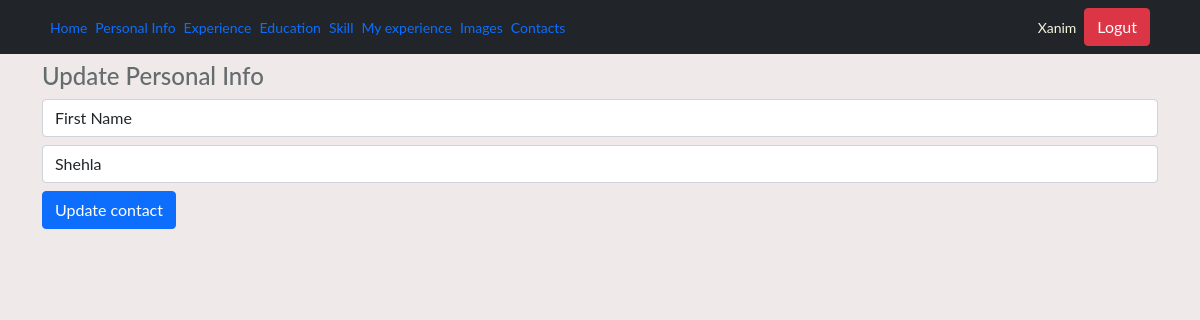
The app's page /updatepersinfo/1 (signed in) with its own data.
### models.py (models this page shows)
class User(db.Model, UserMixin):
    id=db.Column(db.Integer,primary_key=True)
    username=db.Column(db.String(20),unique=True)
    email=db.Column(db.String(50),unique=True)
    password=db.Column(db.String(80))

class Persoinfo(db.Model):
    id=db.Column(db.Integer,primary_key=True)
    pers_info_title=db.Column(db.String(50))
    pers_info_content=db.Column(db.String(50))

### controllers/admin/persinfo.py (the view, shortened to what this page needs)
@app.route('/updatepersinfo/<int:id>', methods=["GET", "POST"])
def update_persinfo(id):
    from run import db
    from models import Persoinfo
    persoinfoupdate=Persoinfo.query.get_or_404(id)
    return render_template ("/admin/updatepersinfo.html", persoinfoupdate=persoinfoupdate)

### controllers/admin/main.py (called while the page is built)
@app.before_request
def before_request():
    g.user = current_user

### run.py (called while the page is built)
@login_manager.user_loader
def load_user(user_id):
    from models import User
    return User.query.get(user_id)

### templates/admin/updatepersinfo.html
{% extends 'admin/dashboard.html' %} {% block content %}
<div class="container">
  <h4 class="my-2">Update Personal Info</h4>
  <form action="/updatepersinfo/{{persoinfoupdate.id}}" method="POST">
    <input
      type="text"
      class="form-control my-2"
      name="pers_info_title"
      placeholder="Title"
      value="{{persoinfoupdate.pers_info_title}}"
    />
    <input
      type="text"
      class="form-control my-2"
      name="pers_info_content"
      placeholder="Title icon "
      value="{{persoinfoupdate.pers_info_content}}"
    />
    <input type="submit" class="btn btn-primary" value="Update contact" />
  </form>
</div>
{% endblock %}

### templates/admin/dashboard.html (shortened to what this page needs)
<!DOCTYPE html>
<html lang="en">
  <head>
    <link
      href="{{ url_for('static', filename='bootstrap.min.css') }}"
      rel="stylesheet"
    />
    <link rel="stylesheet" href="/static/admin/css/style.css" />
  </head>
  <body>
    <nav class="navbar m-0 p-0 bg-dark">
      <div class="container">
        <ul class="navbar-nav d-flex flex-row p-2">
          <li class="nav-item ml-3">
            <a class="nav-link active" aria-current="page" href="/admin/home"
              >Home</a
            >
          </li>
          <li class="nav-item mx-2">
            <a class="nav-link" href="/admin/persinfo">Personal Info</a>
          </li>
          <li class="nav-item">
            <a class="nav-link" href="/admin/experience">Experience</a>
          </li>
          <li class="nav-item mx-2">
            <a class="nav-link" href="/admin/education">Education</a>
          </li>
          <li class="nav-item">
            <a class="nav-link" href="/admin/skill">Skill</a>
          </li>
          <li class="nav-item mx-2">
            <a class="nav-link" href="/admin/myexperience">My experience</a>
          </li>
          <li class="nav-item">
            <a class="nav-link" href="/admin/images">Images</a>
          </li>
          <li class="nav-item mx-2">
            <a class="nav-link" href="/admin/socialprof">Contacts</a>
          </li>
        </ul>
        <div class="d-flex align-items-center">
          <div style="color: beige">{{ current_user.username }}</div>
          <button
            class="btn btn-danger m-2"
            onclick="window.location.href = '/logout'"
          >
            Logut
          </button>
        </div>
      </div>
    </nav>
    {% block content %} {% endblock %}
  </body>
</html>

### static/app/css/style.css (style rules this page uses)
body { font-family: Lato, serif, Calibri, Arial; font-size: 14px; background-color: #efe9e9; color: #656c6d; font-weight: 400; margin: 0; padding: 0; box-sizing: border-box; }

### records on screen
User: username "Xanim"
Persoinfo: pers_info_title "First Name", pers_info_content "Shehla"
